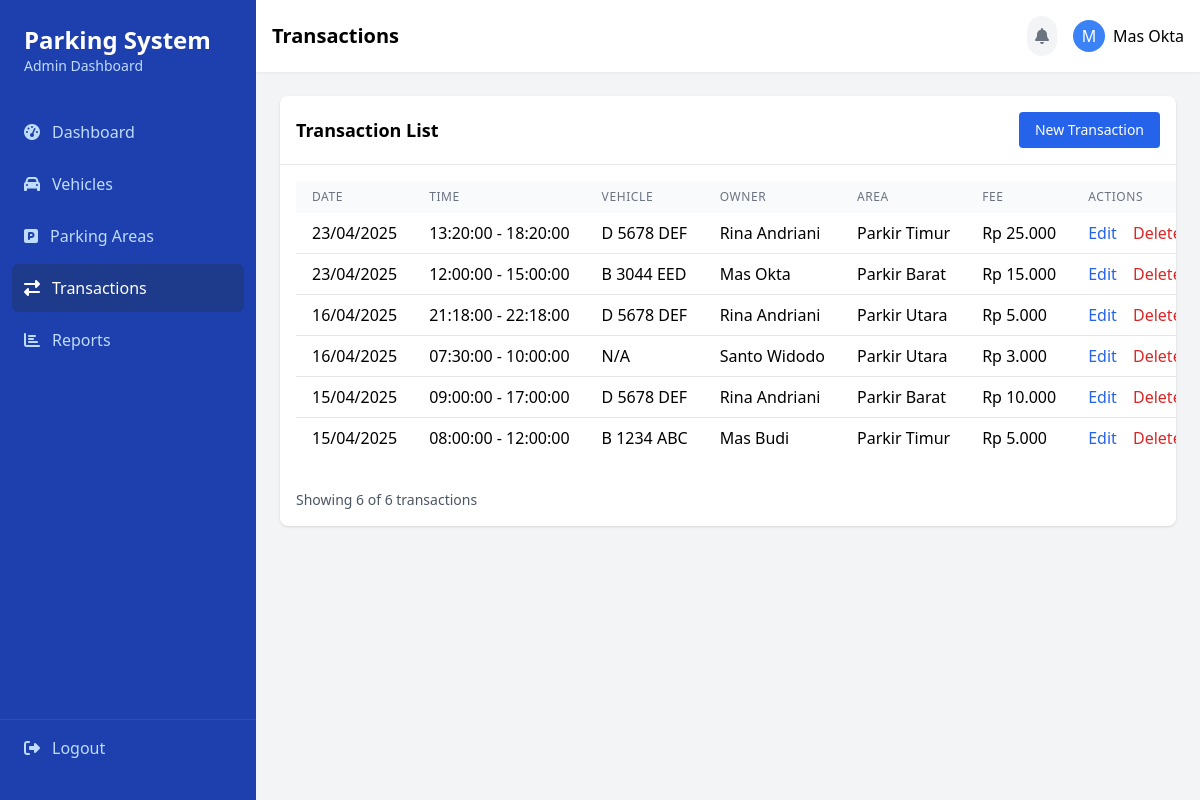
Page /dash/transactions.php (signed in) on the committed database.
### tables this page shows
CREATE TABLE `transaksi` (
  `id` int(11) NOT NULL,
  `tanggal` date NOT NULL,
  `mulai` time NOT NULL,
  `akhir` time NOT NULL,
  `keterangan` varchar(100) NOT NULL,
  `biaya` double NOT NULL,
  `kendaraan_id` int(11) NOT NULL,
  `area_parkir_id` int(11) NOT NULL
);

CREATE TABLE `kendaraan` (
  `id` int(11) NOT NULL,
  `merk` varchar(30) NOT NULL,
  `pemilik` varchar(40) NOT NULL,
  `nopol` varchar(20) NOT NULL,
  `thn_beli` int(11) NOT NULL,
  `deskripsi` varchar(200) NOT NULL,
  `jenis_kendaraan_id` int(11) NOT NULL,
  `user_id` int(11) DEFAULT NULL
);

CREATE TABLE `area_parkir` (
  `id` int(11) NOT NULL,
  `nama` varchar(30) NOT NULL,
  `kapasitas` int(11) NOT NULL,
  `keterangan` varchar(45) NOT NULL,
  `kampus_id` int(11) NOT NULL
);

### class/Transaction.php (called while the page is built, shortened)
<?php
class Transaction
{
     private $conn;
     public function __construct($dbConnection)
     {
          $this->conn = $dbConnection;
     }
     public function getTransactions($limit = 10, $offset = 0)
     {
          $sql = "SELECT t.id, t.tanggal, t.mulai, t.akhir, t.biaya, k.nopol, k.pemilik, a.nama as area_nama
                FROM transaksi t
                JOIN kendaraan k ON t.kendaraan_id = k.id
                JOIN area_parkir a ON t.area_parkir_id = a.id
                ORDER BY t.tanggal DESC, t.mulai DESC
                LIMIT ? OFFSET ?";
          $stmt = $this->conn->prepare($sql);
          $stmt->bind_param("ii", $limit, $offset);
          $stmt->execute();
          $result = $stmt->get_result();
          $transactions = [];
          while ($row = $result->fetch_assoc()) {
               $transactions[] = $row;
          }
          return $transactions;
     }
     public function getTotalTransactions()
     {
          $sql = "SELECT COUNT(*) as total FROM transaksi";
          $result = $this->conn->query($sql);
          return $result ? ($result->fetch_assoc()['total'] ?? 0) : 0;
     }
}

### dash/transactions.php (the view, shortened to what this page needs)
<?php
include_once '../koneksi.php';
include_once '../class/Transaction.php';
$transaction = new Transaction($conn);
$limit = 10;
$page = isset($_GET['page']) ? (int)$_GET['page'] : 1;
$offset = ($page - 1) * $limit;
$transactions = $transaction->getTransactions($limit, $offset);
$total_transactions = $transaction->getTotalTransactions();
?>
<!DOCTYPE html>
<html lang="en">
<head>
     <script src="https://cdn.tailwindcss.com"></script>
     <link href="https://cdnjs.cloudflare.com/ajax/libs/font-awesome/6.4.0/css/all.min.css" rel="stylesheet">
</head>
<body class="bg-gray-100">
     <div class="flex h-screen">
          <div id="sidebar" class="bg-blue-800 text-white w-64 py-6 flex flex-col fixed inset-y-0 left-0 transform -translate-x-full lg:translate-x-0 lg:static transition-transform duration-300 ease-in-out z-50">
               <div class="px-6 mb-8">
                    <h2 class="text-2xl font-bold">Parking System</h2>
                    <p class="text-sm text-blue-200">Admin Dashboard</p>
               </div>
               <nav class="flex-1 px-3">
                    <a href="dashboard.php" class="flex items-center px-3 py-3 text-blue-200 hover:bg-blue-700 rounded-md mb-1">
                         <i class="fas fa-tachometer-alt mr-3"></i>
                         <span>Dashboard</span>
                    </a>
                    <a href="vehicles.php" class="flex items-center px-3 py-3 text-blue-200 hover:bg-blue-700 rounded-md mb-1">
                         <i class="fas fa-car mr-3"></i>
                         <span>Vehicles</span>
                    </a>
                    <a href="parking-areas.php" class="flex items-center px-3 py-3 text-blue-200 hover:bg-blue-700 rounded-md mb-1">
                         <i class="fas fa-parking mr-3"></i>
                         <span>Parking Areas</span>
                    </a>
                    <a href="transactions.php" class="flex items-center px-3 py-3 bg-blue-900 rounded-md mb-1">
                         <i class="fas fa-exchange-alt mr-3"></i>
                         <span>Transactions</span>
                    </a>
                    <a href="reports.php" class="flex items-center px-3 py-3 text-blue-200 hover:bg-blue-700 rounded-md mb-1">
                         <i class="fas fa-chart-bar mr-3"></i>
                         <span>Reports</span>
                    </a>
               </nav>
               <div class="px-6 py-4 border-t border-blue-700">
                    <a href="../logout.php" class="flex items-center text-blue-200 hover:text-white">
                         <i class="fas fa-sign-out-alt mr-3"></i>
                         <span>Logout</span>
                    </a>
               </div>
          </div>
          <div class="flex-1 overflow-y-auto">
               <div class="bg-white shadow-sm p-4 flex justify-between items-center">
                    <h1 class="text-xl font-semibold">Transactions</h1>
                    <div class="flex items-center space-x-4">
                         <button class="bg-gray-100 p-2 rounded-full">
                              <i class="fas fa-bell text-gray-500"></i>
                         </button>
                         <div class="flex items-center">
                              <div class="w-8 h-8 bg-blue-500 rounded-full flex items-center justify-center text-white">
                                   <span><?php echo strtoupper(substr($_SESSION['user_name'], 0, 1)); ?></span>
                              </div>
                              <span class="ml-2"><?php echo htmlspecialchars($_SESSION['user_name']); ?></span>
                         </div>
                    </div>
               </div>
               <div class="p-6">
                    <div class="bg-white rounded-lg shadow">
                         <div class="p-4 border-b border-gray-200 flex justify-between items-center">
                              <h2 class="text-lg font-semibold">Transaction List</h2>
                              <button onclick="openModal('addTransactionModal')" class="bg-blue-600 text-white py-2 px-4 rounded hover:bg-blue-700 text-sm">New Transaction</button>
                         </div>
                         <div class="p-4 overflow-x-auto">
                              <table class="w-full">
                                   <thead class="bg-gray-50">
                                        <tr>
                                             <th class="px-4 py-2 text-left text-xs font-medium text-gray-500 uppercase tracking-wider">Date</th>
                                             <th class="px-4 py-2 text-left text-xs font-medium text-gray-500 uppercase tracking-wider">Time</th>
                                             <th class="px-4 py-2 text-left text-xs font-medium text-gray-500 uppercase tracking-wider">Vehicle</th>
                                             <th class="px-4 py-2 text-left text-xs font-medium text-gray-500 uppercase tracking-wider">Owner</th>
                                             <th class="px-4 py-2 text-left text-xs font-medium text-gray-500 uppercase tracking-wider">Area</th>
                                             <th class="px-4 py-2 text-left text-xs font-medium text-gray-500 uppercase tracking-wider">Fee</th>
                                             <th class="px-4 py-2 text-left text-xs font-medium text-gray-500 uppercase tracking-wider">Actions</th>
                                        </tr>
                                   </thead>
                                   <tbody class="bg-white divide-y divide-gray-200">
                                        <?php foreach ($transactions as $row): ?>
                                             <tr>
                                                  <td class="px-4 py-2 whitespace-nowrap"><?php echo date('d/m/Y', strtotime($row['tanggal'])); ?></td>
                                                  <td class="px-4 py-2 whitespace-nowrap"><?php echo $row['mulai'] . ' - ' . $row['akhir']; ?></td>
                                                  <td class="px-4 py-2 whitespace-nowrap"><?php echo htmlspecialchars($row['nopol']); ?></td>
                                                  <td class="px-4 py-2 whitespace-nowrap"><?php echo htmlspecialchars($row['pemilik']); ?></td>
                                                  <td class="px-4 py-2 whitespace-nowrap"><?php echo htmlspecialchars($row['area_nama']); ?></td>
                                                  <td class="px-4 py-2 whitespace-nowrap">Rp <?php echo number_format($row['biaya'], 0, ',', '.'); ?></td>
                                                  <td class="px-4 py-2 whitespace-nowrap">
                                                       <a href="?edit=<?php echo $row['id']; ?>" class="text-blue-600 hover:text-blue-800">Edit</a>
                                                       <form action="" method="POST" class="inline" onsubmit="return confirmDelete('delete_<?php echo $row['id']; ?>')">
                                                            <button type="submit" class="text-red-600 hover:text-red-800 ml-3">Delete</button>
                                                       </form>
                                                  </td>
                                             </tr>
                                        <?php endforeach; ?>
                                   </tbody>
                              </table>
                         </div>
                         <div class="p-4 flex justify-between items-center">
                              <span class="text-sm text-gray-600">Showing <?php echo count($transactions); ?> of <?php echo $total_transactions; ?> transactions</span>
                         </div>
                    </div>
               </div>
          </div>
     </div>
</body>
</html>

### rows in the picture
transaksi: tanggal "23/04/2025", mulai "13:20:00", akhir "18:20:00", kendaraan.nopol "D 5678 DEF", kendaraan.pemilik "Rina Andriani", area_parkir.nama "Parkir Timur", biaya "25.000"
transaksi: tanggal "23/04/2025", mulai "12:00:00", akhir "15:00:00", kendaraan.nopol "B 3044 EED", kendaraan.pemilik "Mas Okta", area_parkir.nama "Parkir Barat", biaya "15.000"
transaksi: tanggal "16/04/2025", mulai "21:18:00", akhir "22:18:00", kendaraan.nopol "D 5678 DEF", kendaraan.pemilik "Rina Andriani", area_parkir.nama "Parkir Utara", biaya "5.000"
transaksi: tanggal "16/04/2025", mulai "07:30:00", akhir "10:00:00", kendaraan.nopol "N/A", kendaraan.pemilik "Santo Widodo", area_parkir.nama "Parkir Utara", biaya "3.000"
transaksi: tanggal "15/04/2025", mulai "09:00:00", akhir "17:00:00", kendaraan.nopol "D 5678 DEF", kendaraan.pemilik "Rina Andriani", area_parkir.nama "Parkir Barat", biaya "10.000"
transaksi: tanggal "15/04/2025", mulai "08:00:00", akhir "12:00:00", kendaraan.nopol "B 1234 ABC", kendaraan.pemilik "Mas Budi", area_parkir.nama "Parkir Timur", biaya "5.000"

### other values in the picture
substr($_SESSION['user_name'], 0, 1) "M"
$_SESSION['user_name'] "Mas Okta"
count($transactions) "6"
$total_transactions "6"
